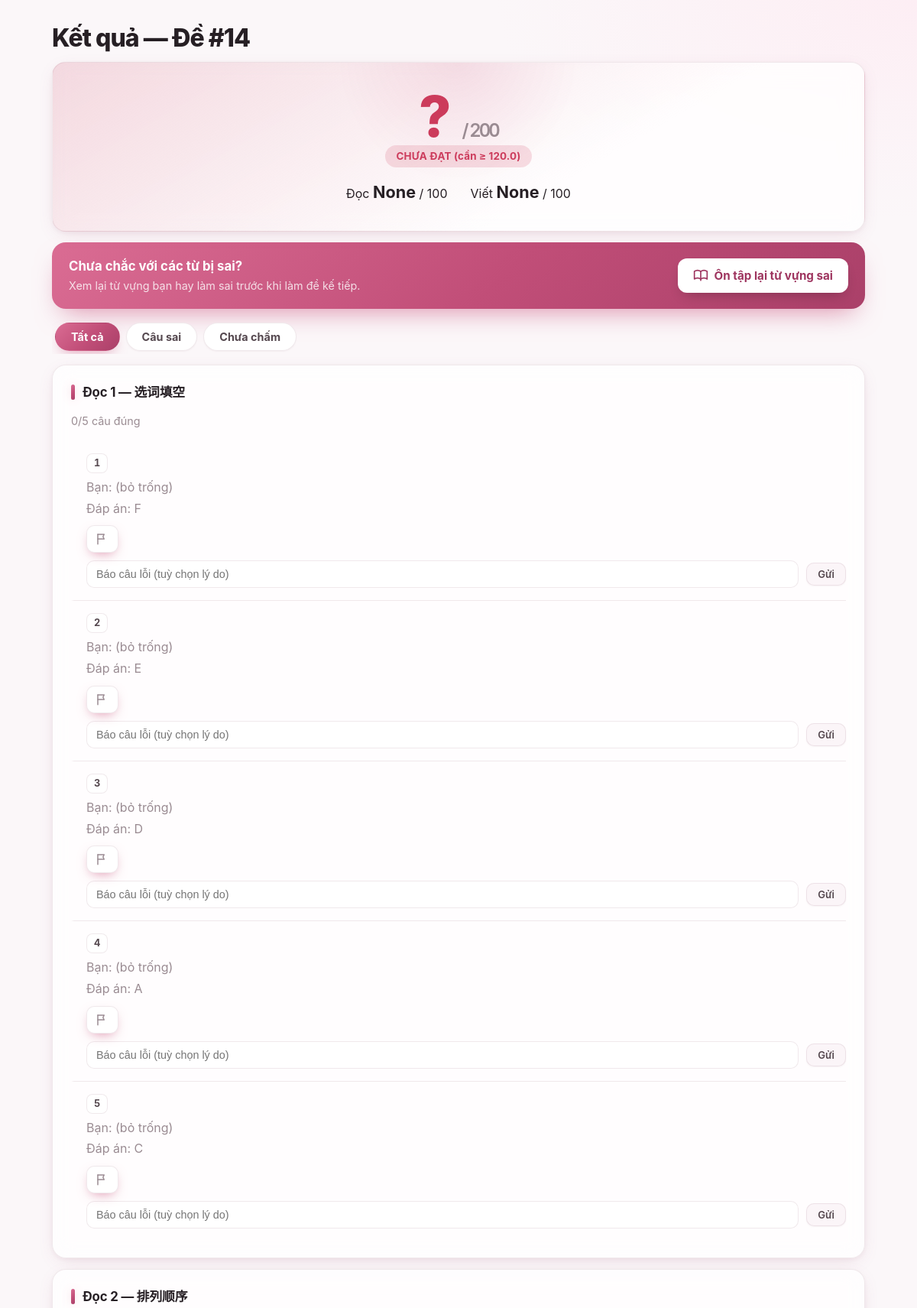
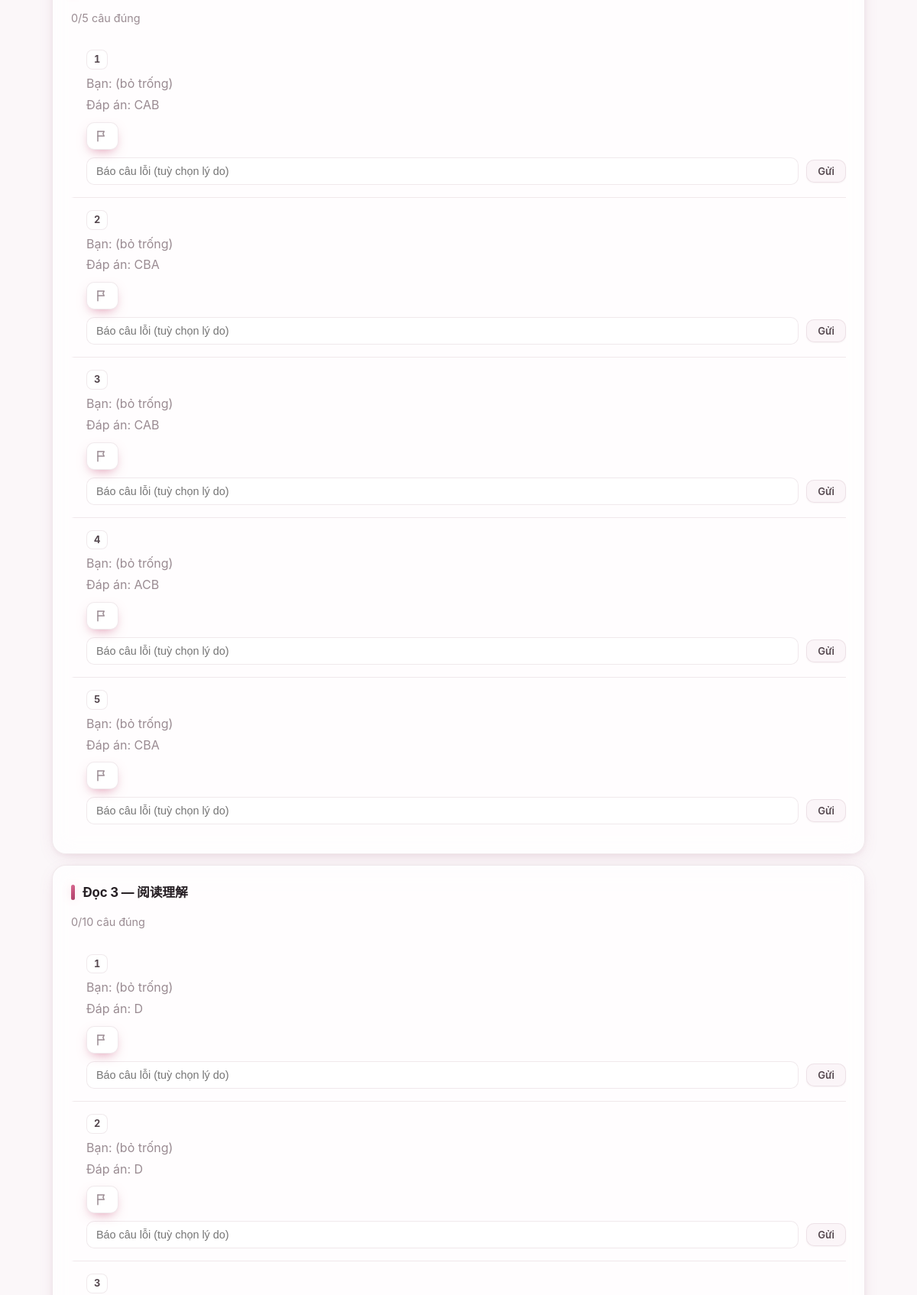
Screenshot of /attempts/1 (upper part) with the database file from the repository (2 pictures, top to bottom).
### app/models.py (models this page shows)
class Exam(SQLModel, table=True):
    __tablename__ = "exams"
    id: int | None = Field(default=None, primary_key=True)
    mode: str  # 'full' | 'mini'
    model: str
    created_at: datetime = Field(default_factory=lambda: datetime.now(timezone.utc))
    status: str = "ready"  # 'ready' | 'failed'

class Attempt(SQLModel, table=True):
    __tablename__ = "attempts"
    id: int | None = Field(default=None, primary_key=True)
    exam_id: int = Field(index=True, foreign_key="exams.id")
    started_at: datetime = Field(default_factory=lambda: datetime.now(timezone.utc))
    submitted_at: datetime | None = None
    score_reading: float | None = None
    score_writing: float | None = None
    total: float | None = None

class Question(SQLModel, table=True):
    __tablename__ = "questions"
    id: int | None = Field(default=None, primary_key=True)
    exam_id: int = Field(index=True, foreign_key="exams.id")
    part: str  # 'fill_blank' | 'order' | 'reading' | 'build_sentence' | 'make_sentence'
    number: int
    group_no: int | None = None  # Đọc 1: nhóm 1/2; Đọc 3: nhóm đoạn hỏi 2 câu
    payload_json: str
    answer_json: str
    target_word_ids_json: str  # JSON list[int]

### app/routes_exam.py (the view)
@router.get("/attempts/{attempt_id}", response_class=HTMLResponse)
def attempt_page(attempt_id: int, request: Request, session: Session = Depends(get_session)):
    attempt = session.get(Attempt, attempt_id)
    if not attempt:
        return HTMLResponse("Không tìm thấy.", status_code=404)
    exam = session.get(Exam, attempt.exam_id)
    qs = session.exec(select(Question).where(Question.exam_id == exam.id)).all()
    answers = {a.question_id: a for a in session.exec(
        select(Answer).where(Answer.attempt_id == attempt_id)).all()}
    reported_qids = {r.question_id for r in session.exec(select(Report)).all()}
    words = {w.id: w for w in session.exec(select(Word)).all()}
    def user_display(q: Question, a: Answer | None) -> str:
        if a is None:
            return ""
        raw = json.loads(a.user_answer_json)
        raw = raw if isinstance(raw, str) else json.dumps(raw, ensure_ascii=False)
        if q.part == "build_sentence":
            return " ".join(c for c in raw.split("|") if c)
        return raw
    rows = []
    for q in sorted(qs, key=lambda x: (x.part, x.group_no or 0, x.number)):
        a = answers.get(q.id)
        fb = json.loads(a.feedback_json) if (a and a.feedback_json) else None
        ans = json.loads(q.answer_json) if q.answer_json else None
        rows.append({
            "q": q, "a": a, "fb": fb,
            "user": user_display(q, a),
            "reported": q.id in reported_qids,
            "pending": bool(a and a.is_correct is None),
            "wrong_words": ([words[i] for i in json.loads(q.target_word_ids_json)
                             if i in words] if (a and a.is_correct is False) else []),
        })
    n_pending = sum(1 for r in rows if r["pending"] and r["user"])
    parts = []
    for part, label in PART_LABELS.items():
        prows = [r for r in rows if r["q"].part == part]
        if not prows:
            continue
        parts.append({
            "part": part, "label": label, "rows": prows,
            "n_ok": sum(1 for r in prows if r["a"] and r["a"].is_correct),
        })
    return templates.TemplateResponse(
        request, "attempt.html",
        {"attempt": attempt, "exam": exam, "rows": rows, "parts": parts,
         "pass_total": PASS_TOTAL, "n_pending": n_pending,
         "ans_by_q": {q.id: (json.loads(q.answer_json) if q.answer_json else None)
                      for q in qs}},
    )

### app/templates/attempt.html (shortened to what this page needs)
<!doctype html>
<html lang="vi">
<head>
<link rel="stylesheet" href="/static/style.css">
</head>
<body>
<main class="page">
  <h1>Kết quả — Đề #{{ exam.id }}</h1>
  {% set passed = attempt.total is not none and attempt.total >= pass_total %}
  <div class="card score-hero {{ 'grad-pass' if passed else 'grad-fail' }}">
    <div class="total {{ 'pass' if passed else 'fail' }}">
      {{ attempt.total if attempt.total is not none else '?' }}
      <span class="muted score-denom">/ 200</span>
    </div>
    {% if passed %}
      <div><span class="badge ok">ĐẠT (≥ {{ pass_total }})</span></div>
    {% else %}
      <div><span class="badge bad">CHƯA ĐẠT (cần ≥ {{ pass_total }})</span></div>
    {% endif %}
    <div class="score-sub">
      <span>Đọc <b>{{ attempt.score_reading }}</b> / 100</span>
      <span>Viết <b>{{ attempt.score_writing }}</b> / 100</span>
    </div>
  </div>
  <div class="cta-band">
    <div>
      <b>Chưa chắc với các từ bị sai?</b>
      <span class="muted">Xem lại từ vựng bạn hay làm sai trước khi làm đề kế tiếp.</span>
    </div>
    <a class="btn" href="/review">
      <svg class="icon-sm" viewBox="0 0 24 24" fill="none" stroke="currentColor" stroke-width="2" stroke-linecap="round" stroke-linejoin="round" aria-hidden="true"><path d="M12 6c-3-2-7-2-10 0v12c3-2 7-2 10 0 3-2 7-2 10 0V6c-3-2-7-2-10 0Z"/><path d="M12 6v14"/></svg>
      Ôn tập lại từ vựng sai
    </a>
  </div>
  <div class="filter-tabs" role="tablist" aria-label="Lọc kết quả">
    <button type="button" class="tab active" data-filter="all">Tất cả</button>
    <button type="button" class="tab" data-filter="wrong">Câu sai</button>
    <button type="button" class="tab" data-filter="pending">Chưa chấm</button>
  </div>
  {% for p in parts %}
  <div class="card">
    <h2>{{ p.label }}</h2>
    <p class="muted part-progress" data-progress>{{ p.n_ok }}/{{ p.rows | length }} câu đúng</p>
    {% for r in p.rows %}
    <div class="resrow {{ 'rep' if r.reported }} {{ 'res-correct' if r.a and r.a.is_correct is true }} {{ 'res-wrong' if r.a and r.a.is_correct is false }} {{ 'res-pending' if r.pending and r.user }}">
      <div class="qhead">
        <span class="qnum">{{ r.q.number }}</span>
      </div>
      <div class="muted userans">Bạn: {{ r.user if r.user else "(bỏ trống)" }}</div>
      {% set ans = ans_by_q[r.q.id] %}
      {% if ans %}
      <div class="muted userans">
        {% if ans.order %}Đáp án: {{ ans.order }}
        {% elif ans.label %}Đáp án: {{ ans.label }}
        {% elif ans.chunks %}Đáp án: <span class="zh" style="font-size:1.15rem">{{ ans.chunks | join(" ") }}</span>{% endif %}
      </div>
      {% endif %}
      <div class="report-wrap">
        <button type="button" class="btn-flag" data-report aria-label="Báo câu lỗi">
          <svg class="icon-sm" viewBox="0 0 24 24" fill="none" stroke="currentColor" stroke-width="2" stroke-linecap="round" stroke-linejoin="round" aria-hidden="true"><path d="M4 21V4"/><path d="M4 4h11l-2 4 2 4H4"/></svg>
        </button>
        <form method="post" action="/attempts/{{ attempt.id }}/report" class="report-form" hidden>
          <input type="text" name="note" placeholder="Báo câu lỗi (tuỳ chọn lý do)">
          <button type="submit" class="btn small">Gửi</button>
        </form>
      </div>
    </div>
    {% endfor %}
  </div>
  {% endfor %}
</main>
</body>
</html>

### rows the page displays
Exam: id "14"
Attempt: total "?", score_reading "None", score_writing "None"
Question: q.number "1"
Question: q.number "2"
Question: q.number "3"
Question: q.number "4"
Question: q.number "5"
Question: q.number "1"
Question: q.number "2"
Question: q.number "3"
Question: q.number "4"
Question: q.number "5"
Question: q.number "1"
Question: q.number "2"
Question: q.number "3"

### other values shown
{{ pass_total }} "120.0"
{{ p.label }} "Đọc 1 — 选词填空" "Đọc 2 — 排列顺序" "Đọc 3 — 阅读理解"
{{ p.n_ok }} "0" "0" "0"
{{ p.rows | length }} "5" "5" "10"
{{ r.user if r.user else "(bỏ trống)" }} "(bỏ trống)" "(bỏ trống)" "(bỏ trống)" "(bỏ trống)" "(bỏ trống)" "(bỏ trống)" "(bỏ trống)" "(bỏ trống)" "(bỏ trống)" "(bỏ trống)" "(bỏ trống)" "(bỏ trống)"
{{ ans.label }} "F" "E" "D" "A" "C" "D" "D"
{{ ans.order }} "CAB" "CBA" "CAB" "ACB" "CBA"
